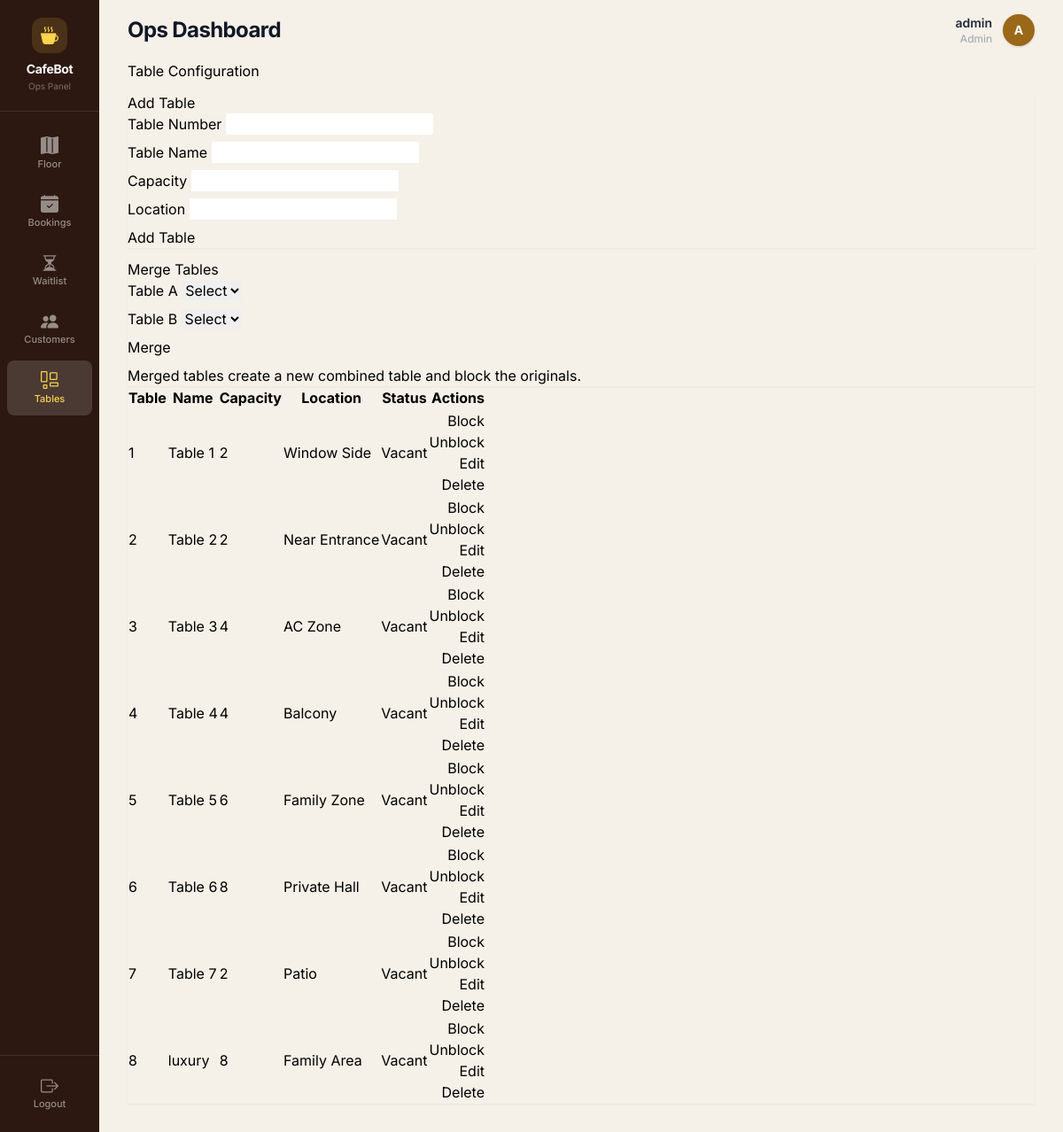
The app's page /tables (signed in) with its own data.
### tables this page shows
CREATE TABLE tables (
            id INTEGER PRIMARY KEY AUTOINCREMENT,
            table_number INTEGER NOT NULL UNIQUE,
            capacity INTEGER NOT NULL,
            location TEXT NOT NULL,
            image_url TEXT
        , table_name TEXT, status TEXT DEFAULT 'Vacant');

### ops.py (the view, shortened to what this page needs)
@ops_bp.route('/tables', methods=['GET', 'POST'])
@admin_required
def tables_page():
    tables = db.get_all_tables()
    return render_template('tables_ops.html', tables=tables)

### auth.py (called while the page is built)
def admin_required(f):
    @wraps(f)
    def decorated_function(*args, **kwargs):
        if not session.get('logged_in'):
            return redirect(url_for('auth.login', next=request.url))
        if session.get('user_role') != 'admin':
            flash('Admin access required.', 'danger')
            if session.get('user_role') == 'staff':
                return redirect(url_for('staff.dashboard'))
            return redirect(url_for('auth.login'))
        return f(*args, **kwargs)
    return decorated_function

### db.py (called while the page is built, shortened)
def get_db_connection():
    conn = sqlite3.connect(DATABASE, timeout=20)
    conn.row_factory = lambda cursor, row: dict(
        (col[0], row[idx]) for idx, col in enumerate(cursor.description)
    )
    _ensure_runtime_schema(conn)
    return conn

def _ensure_runtime_schema(conn):
    global _RUNTIME_SCHEMA_READY
    if _RUNTIME_SCHEMA_READY or not _has_table(conn, "bookings"):
        return

def get_all_tables():
    conn = get_db_connection()
    tables = conn.execute(
        "SELECT * FROM tables ORDER BY table_number ASC"
    ).fetchall()
    conn.close()
    return tables

### templates/tables_ops.html (shortened to what this page needs)
{% extends "ops_base.html" %}
{% block content %}
<div class="d-flex justify-content-between align-items-center mb-3">
    <h2 class="h4 mb-0">Table Configuration</h2>
</div>
<div class="row g-3">
    <div class="col-lg-4">
        <div class="card shadow-sm">
            <div class="card-body">
                <h5 class="card-title">Add Table</h5>
                <form method="post">
                    <div class="mb-2">
                        <label class="form-label">Table Number</label>
                        <input type="number" class="form-control" name="table_number" required>
                    </div>
                    <div class="mb-2">
                        <label class="form-label">Table Name</label>
                        <input type="text" class="form-control" name="table_name">
                    </div>
                    <div class="mb-2">
                        <label class="form-label">Capacity</label>
                        <input type="number" class="form-control" name="capacity" min="1" required>
                    </div>
                    <div class="mb-2">
                        <label class="form-label">Location</label>
                        <input type="text" class="form-control" name="location" required>
                    </div>
                    <button class="btn btn-primary btn-touch w-100" type="submit">Add Table</button>
                </form>
            </div>
        </div>
        <div class="card shadow-sm mt-3">
            <div class="card-body">
                <h5 class="card-title">Merge Tables</h5>
                <form method="post">
                    <div class="mb-2">
                        <label class="form-label">Table A</label>
                        <select class="form-select" name="merge_table_a" required>
                            <option value="">Select</option>
                        </select>
                    </div>
                    <div class="mb-2">
                        <label class="form-label">Table B</label>
                        <select class="form-select" name="merge_table_b" required>
                            <option value="">Select</option>
                        </select>
                    </div>
                    <button class="btn btn-warning btn-touch w-100" type="submit">Merge</button>
                </form>
                <div class="small text-muted mt-2">
                    Merged tables create a new combined table and block the originals.
                </div>
            </div>
        </div>
    </div>
    <div class="col-lg-8">
        <div class="card shadow-sm">
            <div class="table-responsive">
                <table class="table table-hover align-middle mb-0">
                    <thead class="table-light">
                        <tr>
                            <th>Table</th>
                            <th>Name</th>
                            <th>Capacity</th>
                            <th>Location</th>
                            <th>Status</th>
                            <th class="text-end">Actions</th>
                        </tr>
                    </thead>
                    <tbody>
                        {% for t in tables %}
                        <tr>
                            <td>{{ t.table_number }}</td>
                            <td>{{ t.table_name or ("Table " ~ t.table_number) }}</td>
                            <td>{{ t.capacity }}</td>
                            <td>{{ t.location }}</td>
                            <td>{{ t.status }}</td>
                            <td class="text-end">
                                <form method="post" class="d-inline">
                                    <button class="btn btn-outline-dark btn-sm btn-touch">Block</button>
                                </form>
                                <form method="post" class="d-inline">
                                    <button class="btn btn-outline-primary btn-sm btn-touch">Unblock</button>
                                </form>
                                <button class="btn btn-outline-secondary btn-sm btn-touch" data-bs-toggle="collapse" data-bs-target="#edit-{{ t.table_number }}">Edit</button>
                                <form method="post" class="d-inline">
                                    <button class="btn btn-outline-danger btn-sm btn-touch">Delete</button>
                                </form>
                            </td>
                        </tr>
                        {% endfor %}
                    </tbody>
                </table>
            </div>
        </div>
    </div>
</div>
{% endblock %}

### templates/ops_base.html (style rules this page uses)
:root { --vacant: #16a34a; --reserved: #9A6818; --occupied: #dc2626; --cleaning: #d97706; --blocked: #6b7280; }

### records on screen
tables: table_number "1", table_name "Table 1", capacity "2", location "Window Side", status "Vacant"
tables: table_number "2", table_name "Table 2", capacity "2", location "Near Entrance", status "Vacant"
tables: table_number "3", table_name "Table 3", capacity "4", location "AC Zone", status "Vacant"
tables: table_number "4", table_name "Table 4", capacity "4", location "Balcony", status "Vacant"
tables: table_number "5", table_name "Table 5", capacity "6", location "Family Zone", status "Vacant"
tables: table_number "6", table_name "Table 6", capacity "8", location "Private Hall", status "Vacant"
tables: table_number "7", table_name "Table 7", capacity "2", location "Patio", status "Vacant"
tables: table_number "8", table_name "luxury", capacity "8", location "Family Area", status "Vacant"

### other values on screen
{{ session.get('username', 'Staff') }} "admin"
{{ session.get('user_role', '') }} "Admin"
{{ (session.get('username', 'S')[0])|upper }} "A"
